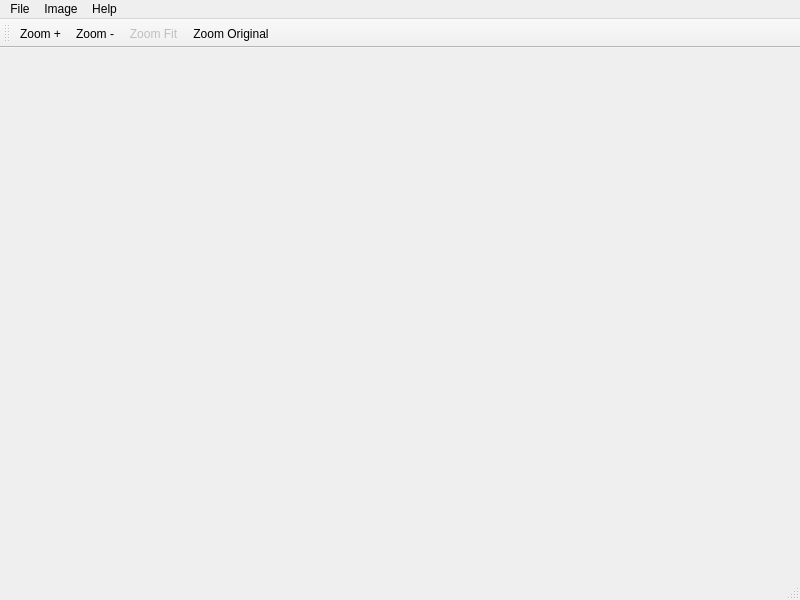
<?xml version="1.0" encoding="UTF-8"?>
<ui version="4.0">
 <class>MainWindow</class>
 <widget class="QMainWindow" name="MainWindow">
  <property name="geometry">
   <rect>
    <x>0</x>
    <y>0</y>
    <width>800</width>
    <height>600</height>
   </rect>
  </property>
  <property name="windowTitle">
   <string>qwsqviewer</string>
  </property>
  <widget class="QWidget" name="centralwidget"/>
  <widget class="QMenuBar" name="menubar">
   <property name="geometry">
    <rect>
     <x>0</x>
     <y>0</y>
     <width>800</width>
     <height>23</height>
    </rect>
   </property>
   <widget class="QMenu" name="menuFile">
    <property name="title">
     <string>File</string>
    </property>
    <addaction name="actionOpen"/>
    <addaction name="separator"/>
    <addaction name="actionExit"/>
   </widget>
   <widget class="QMenu" name="menuAbout">
    <property name="title">
     <string>Help</string>
    </property>
    <addaction name="actionAbout"/>
   </widget>
   <widget class="QMenu" name="menuImage">
    <property name="title">
     <string>Image</string>
    </property>
    <addaction name="actionZoomPlus"/>
    <addaction name="actionZoomMinus"/>
    <addaction name="separator"/>
    <addaction name="actionZoomFit"/>
    <addaction name="actionZoomOriginal"/>
   </widget>
   <addaction name="menuFile"/>
   <addaction name="menuImage"/>
   <addaction name="menuAbout"/>
  </widget>
  <widget class="QStatusBar" name="statusbar"/>
  <widget class="QToolBar" name="toolBar">
   <property name="windowTitle">
    <string>toolBar</string>
   </property>
   <attribute name="toolBarArea">
    <enum>TopToolBarArea</enum>
   </attribute>
   <attribute name="toolBarBreak">
    <bool>false</bool>
   </attribute>
   <addaction name="actionZoomPlus"/>
   <addaction name="actionZoomMinus"/>
   <addaction name="actionZoomFit"/>
   <addaction name="actionZoomOriginal"/>
  </widget>
  <action name="actionOpen">
   <property name="icon">
    <iconset resource="../app.qrc">
     <normaloff>:/res/file-3x.png</normaloff>:/res/file-3x.png</iconset>
   </property>
   <property name="text">
    <string>Open...</string>
   </property>
  </action>
  <action name="actionExit">
   <property name="icon">
    <iconset resource="../app.qrc">
     <normaloff>:/res/x-3x.png</normaloff>:/res/x-3x.png</iconset>
   </property>
   <property name="text">
    <string>Exit</string>
   </property>
  </action>
  <action name="actionAbout">
   <property name="icon">
    <iconset resource="../app.qrc">
     <normaloff>:/res/info-3x.png</normaloff>:/res/info-3x.png</iconset>
   </property>
   <property name="text">
    <string>About...</string>
   </property>
  </action>
  <action name="actionZoomPlus">
   <property name="icon">
    <iconset resource="../app.qrc">
     <normaloff>:/res/zoom-in-3x.png</normaloff>:/res/zoom-in-3x.png</iconset>
   </property>
   <property name="text">
    <string>Zoom +</string>
   </property>
  </action>
  <action name="actionZoomMinus">
   <property name="icon">
    <iconset resource="../app.qrc">
     <normaloff>:/res/zoom-out-3x.png</normaloff>:/res/zoom-out-3x.png</iconset>
   </property>
   <property name="text">
    <string>Zoom -</string>
   </property>
  </action>
  <action name="actionZoomFit">
   <property name="enabled">
    <bool>false</bool>
   </property>
   <property name="icon">
    <iconset resource="../app.qrc">
     <normaloff>:/res/resize-both-3x.png</normaloff>:/res/resize-both-3x.png</iconset>
   </property>
   <property name="text">
    <string>Zoom Fit</string>
   </property>
  </action>
  <action name="actionZoomOriginal">
   <property name="icon">
    <iconset resource="../app.qrc">
     <normaloff>:/res/reload-3x.png</normaloff>:/res/reload-3x.png</iconset>
   </property>
   <property name="text">
    <string>Zoom Original</string>
   </property>
  </action>
 </widget>
 <resources>
  <include location="../app.qrc"/>
 </resources>
 <connections/>
</ui>
